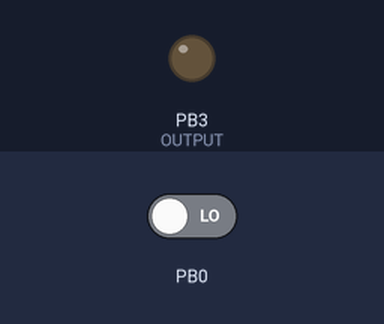
This sketch was run on a simulated ATtiny85, built with avr-gcc and run on an emulated ATtiny85. Parts: output pins drawn as LEDs (lit = HIGH). The inputs (shaded band) are chosen by the test bench; at power-on: PB0 LOW.

Above: at 0.1 s.
At 5.1 s:
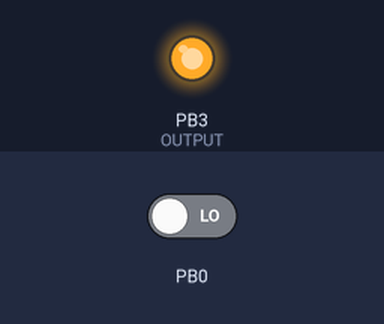
Timing chart, 0 to 6.6 s (numbered marks = the images above):
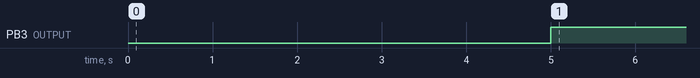

Measured:
- by itself, PB3 (OUTPUT): LOW → HIGH at 5.0 s

The sketch:

Input_Output.ino
```cpp
/*
  This is simple program: If power is ON, then OUTPUT is LOW for 5 second,
  and then UC read INPUT:
  a) if INPUT is LOW then OUTPUT is HIGH
  b) if INPUT is HIGH then OUTPUT is LOW

  What we need?
  a) 1x ATtiny85
  b) 1x Resistor 10k ohm
  c) ArduinoIDE (tested 1.8.19)
  d) library MCU: https://raw.githubusercontent.com/damellis/attiny/ide-1.6.x-boards-manager/package_damellis_attiny_index.json

  Schematic:

         ATtiny85
         (1)  (8) 5 VCC
  OUTPUT (2)  (7)
         (3)  (6)
     GND (4)  (5) INPUT (10k pulldown)
      |--RESISTOR--|
*/

#include <avr/wdt.h> // WatchDog library

void setup()
{
  wdt_enable(WDTO_8S); // WatchDog check UC 8 second

  pinMode(0, INPUT); // (5) INPUT (10k pulldown)
  pinMode(3, OUTPUT); // OUTPUT (2)

  digitalWrite(3, LOW); // OUTPUT (2) is LOW
  delay(5000); // wait 5 second
}

void loop()
{
  wdt_reset(); // WatchDog reset timer

  if(digitalRead(0)) // if (5) INPUT is HIGH
  {
    digitalWrite(3, LOW); // OUTPUT (2) is LOW
  }
  else
  {
    digitalWrite(3, HIGH); // OUTPUT (2) is HIGH
  }
}
```
